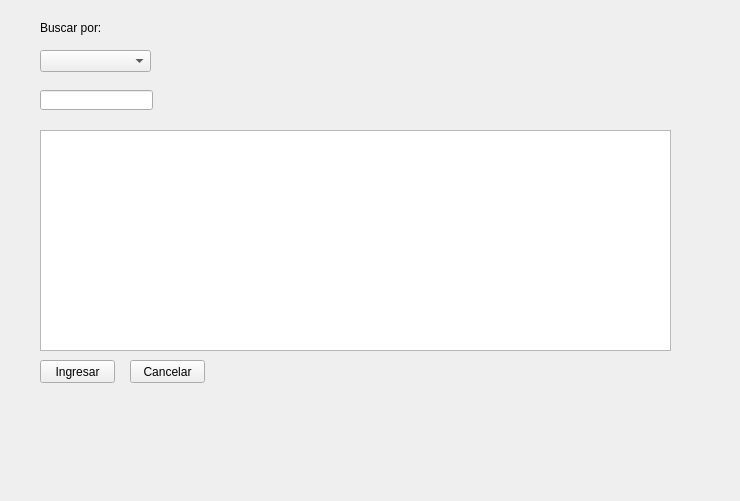
<?xml version="1.0" encoding="UTF-8"?>
<ui version="4.0">
 <class>ui_factura_ver</class>
 <widget class="QWidget" name="ui_factura_ver">
  <property name="geometry">
   <rect>
    <x>0</x>
    <y>0</y>
    <width>740</width>
    <height>501</height>
   </rect>
  </property>
  <property name="windowTitle">
   <string>Form</string>
  </property>
  <widget class="QComboBox" name="comboBox">
   <property name="geometry">
    <rect>
     <x>40</x>
     <y>50</y>
     <width>111</width>
     <height>22</height>
    </rect>
   </property>
  </widget>
  <widget class="QLineEdit" name="lineEdit">
   <property name="geometry">
    <rect>
     <x>40</x>
     <y>90</y>
     <width>113</width>
     <height>20</height>
    </rect>
   </property>
  </widget>
  <widget class="QTableView" name="tableView">
   <property name="geometry">
    <rect>
     <x>40</x>
     <y>130</y>
     <width>631</width>
     <height>221</height>
    </rect>
   </property>
  </widget>
  <widget class="QLabel" name="label">
   <property name="geometry">
    <rect>
     <x>40</x>
     <y>20</y>
     <width>61</width>
     <height>16</height>
    </rect>
   </property>
   <property name="text">
    <string>Buscar por:</string>
   </property>
  </widget>
  <widget class="QPushButton" name="pushButton">
   <property name="geometry">
    <rect>
     <x>40</x>
     <y>360</y>
     <width>75</width>
     <height>23</height>
    </rect>
   </property>
   <property name="text">
    <string>Ingresar</string>
   </property>
  </widget>
  <widget class="QPushButton" name="pushButton_2">
   <property name="geometry">
    <rect>
     <x>130</x>
     <y>360</y>
     <width>75</width>
     <height>23</height>
    </rect>
   </property>
   <property name="text">
    <string>Cancelar</string>
   </property>
  </widget>
 </widget>
 <resources/>
 <connections/>
</ui>
